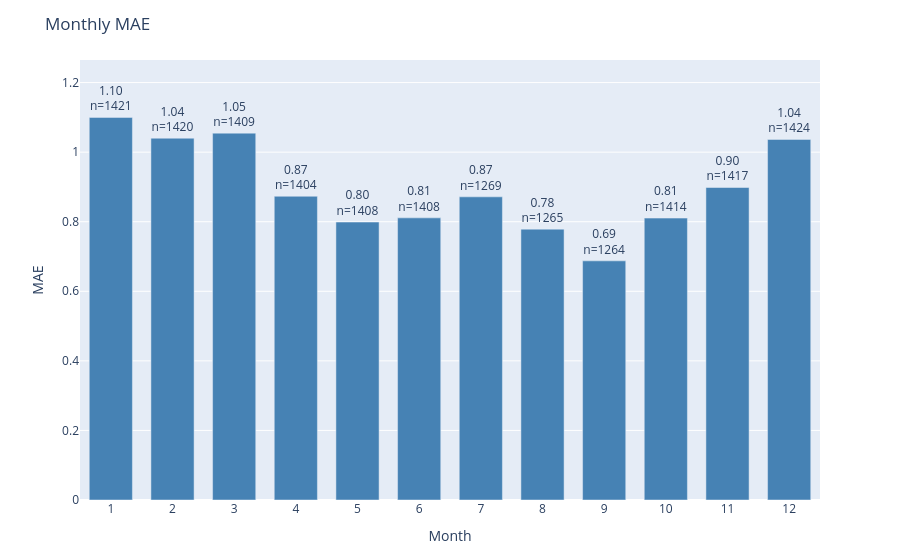

Notebook cell for this chart:
### Code cell
plot_error_by_group(
    df=results_test,
    y_true_col='actual',
    y_pred_col='prediction',
    date_col='dt_prediction',
    group_by='month',
    metric='mae',
    title='Monthly MAE'
)

### Figure 1 — Plotly figure (JSON) as saved in the notebook; plotly's stock layout.template omitted (floating-point values rounded to 4 significant figures)
{"data": [{"marker": {"color": "steelblue"}, "text": ["1.10<br>n=1421", "1.04<br>n=1420", "1.05<br>n=1409", "0.87<br>n=1404", "0.80<br>n=1408", "0.81<br>n=1408", "0.87<br>n=1269", "0.78<br>n=1265", "0.69<br>n=1264", "0.81<br>n=1414", "0.90<br>n=1417", "1.04<br>n=1424"], "textposition": "outside", "type": "bar", "x": ["1", "2", "3", "4", "5", "6", "7", "8", "9", "10", "11", "12"], "y": [1.1, 1.04, 1.055, 0.8732, 0.799, 0.8111, 0.8716, 0.7787, 0.6875, 0.8105, 0.8984, 1.037]}], "layout": {"bargap": 0.3, "margin": {"b": 60, "t": 60}, "title": {"text": "Monthly MAE"}, "uniformtext": {"minsize": 8, "mode": "hide"}, "xaxis": {"title": {"text": "Month"}}, "yaxis": {"range": [0, 1.265], "title": {"text": "MAE"}}}}
